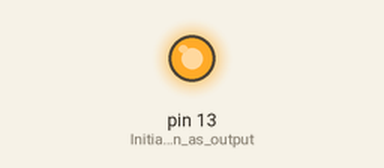
Recording of a sketch running on a simulated Arduino Mega 2560, built with avr-gcc and run on an emulated ATmega2560. Shown: output pins drawn as LEDs (lit = HIGH).

Above: at 0.5 s.
At 4.5 s:
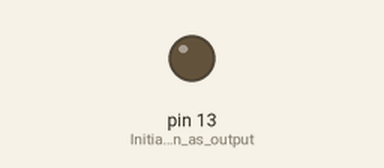
Timing chart, 0 to 6.9 s (numbered marks = the images above):
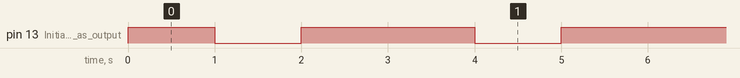

The sketch:

Temp.ino
```cpp
// Blink the built-in LED on an Arduino Mega
void setup() {
  pinMode(LED_BUILTIN, OUTPUT);  // Initialize pin as output
}

void loop() {
  digitalWrite(LED_BUILTIN, HIGH);  // Turn LED on
  delay(1000);                      // Wait 1 second
  digitalWrite(LED_BUILTIN, LOW);   // Turn LED off whys this red
  delay(1000);
                    // Wait 1 second
  digitalWrite(LED_BUILTIN, HIGH);   // Turn LED off whys this red
  delay(1000);

}
```

Measured:
- by itself, pin 13 (Initialize_pin_as_output): repeats every 3.0 s: LOW 1.0 s, HIGH 2.0 s
